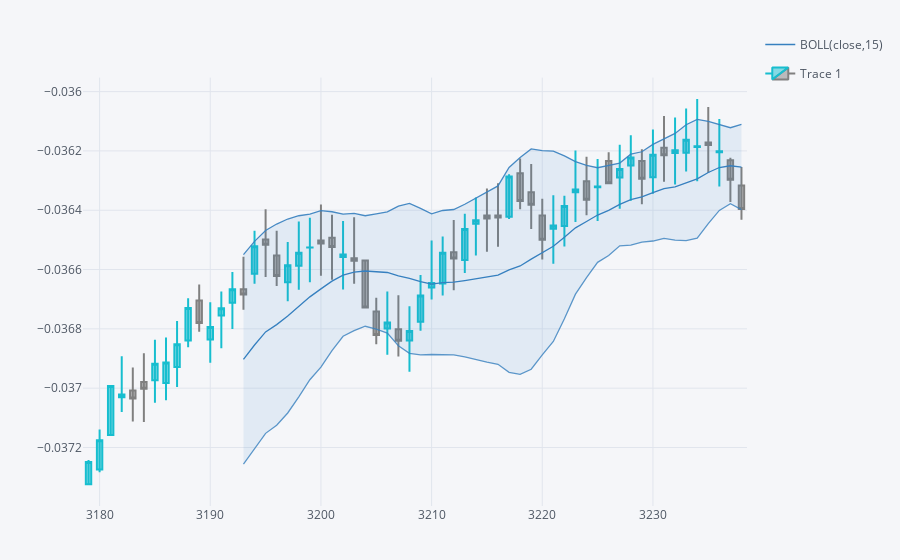

This figure's notebook cell:
### Code cell
qf.add_bollinger_bands(periods=15,boll_std=2)

plyo.iplot(qf.iplot(asFigure=True),image='png',
          filename='qf_04')
